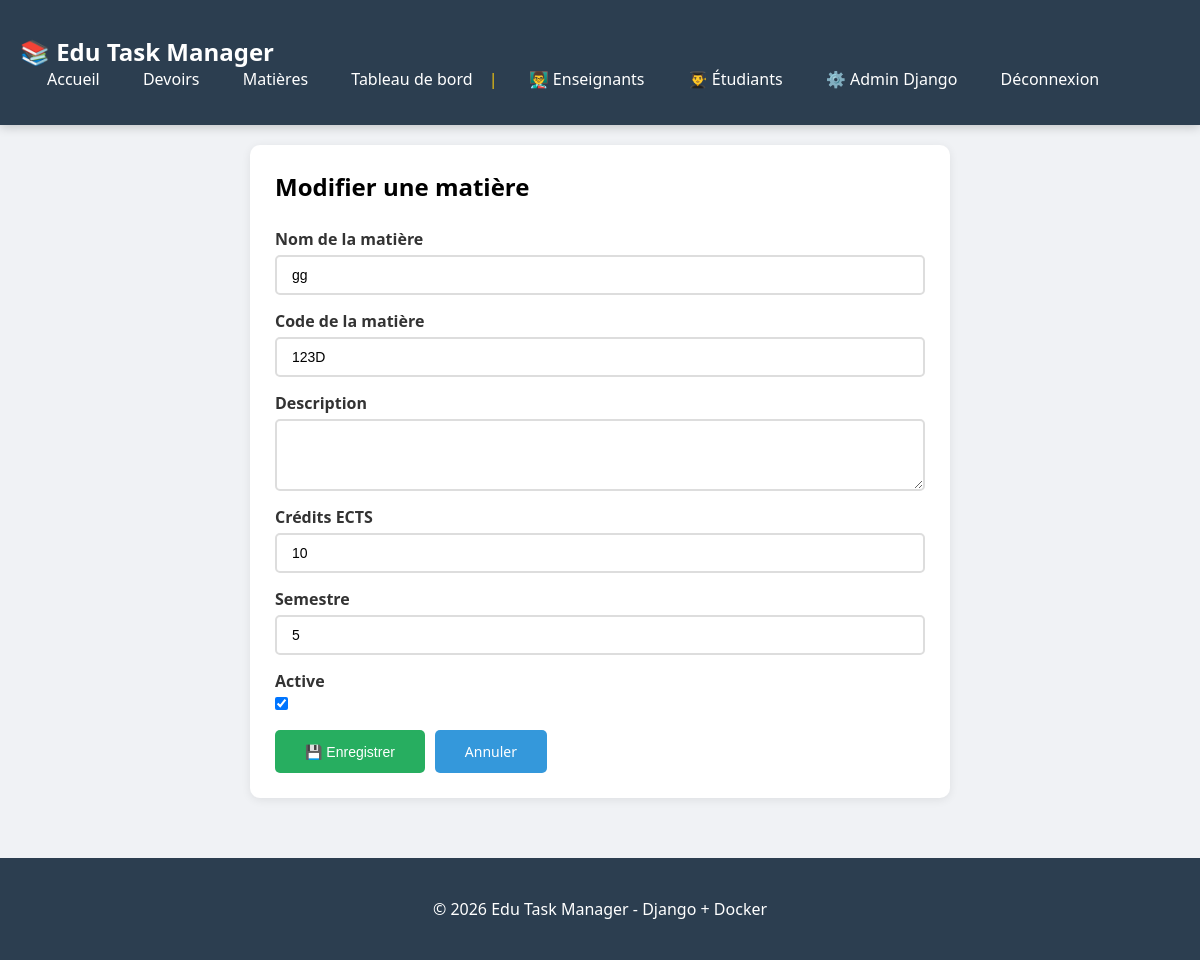
The app's page /assignments/disciplines/1/edit/ (signed in) with its own data.
### assignments/models.py (models this page shows, shortened)
class Discipline(models.Model):
    name = models.CharField(max_length=100)
    code = models.CharField(max_length=20, unique=True)
    description = models.TextField(blank=True)
    ects_credits = models.IntegerField(default=0)
    semester = models.CharField(max_length=10, blank=True)
    teacher = models.ForeignKey('users.Teacher', on_delete=models.SET_NULL, null=True, blank=True, related_name='disciplines')
    is_active = models.BooleanField(default=True)
    created_at = models.DateTimeField(auto_now_add=True)
    updated_at = models.DateTimeField(auto_now=True)

### assignments/views.py (the view)
# urls.py: path('disciplines/<int:pk>/edit/', views.discipline_edit, name='discipline_edit'),
@login_required
def discipline_edit(request, pk):
    discipline = get_object_or_404(Discipline, pk=pk)
    if not request.user.is_admin:
        messages.error(request, 'Seul un administrateur peut modifier une matière')
        return redirect('assignments:discipline_list')
    if request.method == 'POST':
        form = DisciplineForm(request.POST, instance=discipline)
        if form.is_valid():
            form.save()
            messages.success(request, 'Matière modifiée avec succès !')
            return redirect('assignments:discipline_list')
    else:
        form = DisciplineForm(instance=discipline)
    return render(request, 'assignments/disciplines/form.html', {'form': form, 'title': 'Modifier une matière'})

### assignments/forms.py
class DisciplineForm(forms.ModelForm):
    class Meta:
        model = Discipline
        fields = ['name', 'code', 'description', 'ects_credits', 'semester', 'is_active']
        widgets = {
            'name': forms.TextInput(attrs={'class': 'form-control'}),
            'code': forms.TextInput(attrs={'class': 'form-control'}),
            'description': forms.Textarea(attrs={'rows': 3, 'class': 'form-control'}),
            'ects_credits': forms.NumberInput(attrs={'class': 'form-control'}),
            'semester': forms.TextInput(attrs={'class': 'form-control'}),
            'is_active': forms.CheckboxInput(attrs={'class': 'form-check-input'}),
        }
        labels = {
            'name': 'Nom de la matière',
            'code': 'Code de la matière',
            'description': 'Description',
            'ects_credits': 'Crédits ECTS',
            'semester': 'Semestre',
            'is_active': 'Active',
        }

### users/models.py (called while the page is built)
    @property
    def is_admin(self):
        return self.role == self.Role.ADMIN

### templates/assignments/disciplines/form.html (shortened to what this page needs)
{% extends 'base.html' %}
{% block content %}
<div class="card" style="max-width: 700px; margin: 0 auto;">
    <h2>{{ title }}</h2>
    <form method="post" style="margin-top: 25px;">
        {% for field in form %}
        <div class="form-group">
            <label for="{{ field.id_for_label }}">{{ field.label }}</label>
            {{ field }}
        </div>
        {% endfor %}
        <div style="display: flex; gap: 10px; margin-top: 20px;">
            <button type="submit" class="btn btn-success" style="padding: 12px 30px;">💾 Enregistrer</button>
            <a href="{% url 'assignments:discipline_list' %}" class="btn btn-primary" style="padding: 12px 30px;">Annuler</a>
        </div>
    </form>
</div>
{% endblock %}

### templates/base.html (style rules this page uses)
* { margin: 0; padding: 0; box-sizing: border-box; }
body { font-family: 'Segoe UI', Arial, sans-serif; background: #f0f2f5; }
.card { background: white; padding: 25px; border-radius: 10px; box-shadow: 0 2px 10px rgba(0,0,0,0.08); margin-bottom: 20px; }
.btn { display: inline-block; padding: 10px 25px; border-radius: 5px; text-decoration: none; color: white; border: none; cursor: pointer; font-size: 14px; transition: 0.3s; }
.btn-primary { background: #3498db; }
.btn-success { background: #27ae60; }
.form-group { margin-bottom: 15px; }
.form-group label { display: block; font-weight: 600; margin-bottom: 5px; color: #333; }
.form-control { width: 100%; padding: 10px 15px; border: 2px solid #ddd; border-radius: 5px; font-size: 14px; transition: 0.3s; }

### records on screen
Discipline: form "gg" "123D" "10" "5" "☑"

### other values on screen
{{ title }} "Modifier une matière"
{{ field.label }} "Nom de la matière" "Code de la matière" "Description" "Crédits ECTS" "Semestre" "Active"
